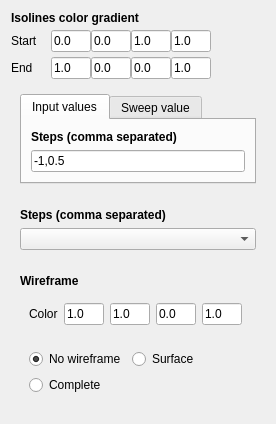
<?xml version="1.0" encoding="UTF-8"?>
<ui version="4.0">
 <class>IsosurfaceRendererConfig</class>
 <widget class="QWidget" name="IsosurfaceRendererConfig">
  <property name="geometry">
   <rect>
    <x>0</x>
    <y>0</y>
    <width>276</width>
    <height>399</height>
   </rect>
  </property>
  <property name="windowTitle">
   <string>Form</string>
  </property>
  <layout class="QVBoxLayout" name="verticalLayout_5">
   <item>
    <widget class="QWidget" name="widget_4" native="true">
     <property name="sizePolicy">
      <sizepolicy hsizetype="Fixed" vsizetype="Fixed">
       <horstretch>0</horstretch>
       <verstretch>0</verstretch>
      </sizepolicy>
     </property>
     <layout class="QVBoxLayout" name="verticalLayout_3">
      <property name="spacing">
       <number>5</number>
      </property>
      <property name="leftMargin">
       <number>0</number>
      </property>
      <property name="topMargin">
       <number>0</number>
      </property>
      <property name="rightMargin">
       <number>0</number>
      </property>
      <property name="bottomMargin">
       <number>0</number>
      </property>
      <item>
       <widget class="QLabel" name="label_8">
        <property name="sizePolicy">
         <sizepolicy hsizetype="Fixed" vsizetype="Fixed">
          <horstretch>0</horstretch>
          <verstretch>0</verstretch>
         </sizepolicy>
        </property>
        <property name="font">
         <font>
          <weight>75</weight>
          <bold>true</bold>
         </font>
        </property>
        <property name="text">
         <string>Isolines color gradient</string>
        </property>
       </widget>
      </item>
      <item>
       <widget class="QFrame" name="frame_2">
        <property name="sizePolicy">
         <sizepolicy hsizetype="Fixed" vsizetype="Fixed">
          <horstretch>0</horstretch>
          <verstretch>0</verstretch>
         </sizepolicy>
        </property>
        <property name="frameShadow">
         <enum>QFrame::Raised</enum>
        </property>
        <layout class="QHBoxLayout" name="horizontalLayout_5">
         <property name="spacing">
          <number>0</number>
         </property>
         <property name="leftMargin">
          <number>0</number>
         </property>
         <property name="topMargin">
          <number>0</number>
         </property>
         <property name="rightMargin">
          <number>0</number>
         </property>
         <property name="bottomMargin">
          <number>0</number>
         </property>
         <item>
          <widget class="QLabel" name="label_6">
           <property name="sizePolicy">
            <sizepolicy hsizetype="Fixed" vsizetype="Preferred">
             <horstretch>0</horstretch>
             <verstretch>0</verstretch>
            </sizepolicy>
           </property>
           <property name="minimumSize">
            <size>
             <width>40</width>
             <height>0</height>
            </size>
           </property>
           <property name="maximumSize">
            <size>
             <width>40</width>
             <height>16777215</height>
            </size>
           </property>
           <property name="text">
            <string>Start</string>
           </property>
          </widget>
         </item>
         <item>
          <widget class="QLineEdit" name="lineEdit_gs_r">
           <property name="sizePolicy">
            <sizepolicy hsizetype="Fixed" vsizetype="Fixed">
             <horstretch>0</horstretch>
             <verstretch>0</verstretch>
            </sizepolicy>
           </property>
           <property name="maximumSize">
            <size>
             <width>40</width>
             <height>16777215</height>
            </size>
           </property>
           <property name="text">
            <string>0.0</string>
           </property>
          </widget>
         </item>
         <item>
          <widget class="QLineEdit" name="lineEdit_gs_g">
           <property name="sizePolicy">
            <sizepolicy hsizetype="Fixed" vsizetype="Fixed">
             <horstretch>0</horstretch>
             <verstretch>0</verstretch>
            </sizepolicy>
           </property>
           <property name="maximumSize">
            <size>
             <width>40</width>
             <height>16777215</height>
            </size>
           </property>
           <property name="text">
            <string>0.0</string>
           </property>
          </widget>
         </item>
         <item>
          <widget class="QLineEdit" name="lineEdit_gs_b">
           <property name="sizePolicy">
            <sizepolicy hsizetype="Fixed" vsizetype="Fixed">
             <horstretch>0</horstretch>
             <verstretch>0</verstretch>
            </sizepolicy>
           </property>
           <property name="maximumSize">
            <size>
             <width>40</width>
             <height>16777215</height>
            </size>
           </property>
           <property name="text">
            <string>1.0</string>
           </property>
          </widget>
         </item>
         <item>
          <widget class="QLineEdit" name="lineEdit_gs_a">
           <property name="sizePolicy">
            <sizepolicy hsizetype="Fixed" vsizetype="Fixed">
             <horstretch>0</horstretch>
             <verstretch>0</verstretch>
            </sizepolicy>
           </property>
           <property name="maximumSize">
            <size>
             <width>40</width>
             <height>16777215</height>
            </size>
           </property>
           <property name="text">
            <string>1.0</string>
           </property>
          </widget>
         </item>
        </layout>
       </widget>
      </item>
      <item>
       <widget class="QWidget" name="widget_5" native="true">
        <property name="sizePolicy">
         <sizepolicy hsizetype="Fixed" vsizetype="Fixed">
          <horstretch>0</horstretch>
          <verstretch>0</verstretch>
         </sizepolicy>
        </property>
        <layout class="QHBoxLayout" name="horizontalLayout_3">
         <property name="spacing">
          <number>0</number>
         </property>
         <property name="leftMargin">
          <number>0</number>
         </property>
         <property name="topMargin">
          <number>0</number>
         </property>
         <property name="rightMargin">
          <number>0</number>
         </property>
         <property name="bottomMargin">
          <number>0</number>
         </property>
         <item>
          <widget class="QLabel" name="label_9">
           <property name="sizePolicy">
            <sizepolicy hsizetype="Fixed" vsizetype="Preferred">
             <horstretch>0</horstretch>
             <verstretch>0</verstretch>
            </sizepolicy>
           </property>
           <property name="minimumSize">
            <size>
             <width>40</width>
             <height>0</height>
            </size>
           </property>
           <property name="text">
            <string>End</string>
           </property>
          </widget>
         </item>
         <item>
          <widget class="QLineEdit" name="lineEdit_ge_r">
           <property name="sizePolicy">
            <sizepolicy hsizetype="Fixed" vsizetype="Fixed">
             <horstretch>0</horstretch>
             <verstretch>0</verstretch>
            </sizepolicy>
           </property>
           <property name="maximumSize">
            <size>
             <width>40</width>
             <height>16777215</height>
            </size>
           </property>
           <property name="text">
            <string>1.0</string>
           </property>
          </widget>
         </item>
         <item>
          <widget class="QLineEdit" name="lineEdit_ge_g">
           <property name="sizePolicy">
            <sizepolicy hsizetype="Fixed" vsizetype="Fixed">
             <horstretch>0</horstretch>
             <verstretch>0</verstretch>
            </sizepolicy>
           </property>
           <property name="maximumSize">
            <size>
             <width>40</width>
             <height>16777215</height>
            </size>
           </property>
           <property name="text">
            <string>0.0</string>
           </property>
          </widget>
         </item>
         <item>
          <widget class="QLineEdit" name="lineEdit_ge_b">
           <property name="sizePolicy">
            <sizepolicy hsizetype="Fixed" vsizetype="Fixed">
             <horstretch>0</horstretch>
             <verstretch>0</verstretch>
            </sizepolicy>
           </property>
           <property name="maximumSize">
            <size>
             <width>40</width>
             <height>16777215</height>
            </size>
           </property>
           <property name="text">
            <string>0.0</string>
           </property>
          </widget>
         </item>
         <item>
          <widget class="QLineEdit" name="lineEdit_ge_a">
           <property name="sizePolicy">
            <sizepolicy hsizetype="Fixed" vsizetype="Fixed">
             <horstretch>0</horstretch>
             <verstretch>0</verstretch>
            </sizepolicy>
           </property>
           <property name="maximumSize">
            <size>
             <width>40</width>
             <height>16777215</height>
            </size>
           </property>
           <property name="text">
            <string>1.0</string>
           </property>
          </widget>
         </item>
        </layout>
       </widget>
      </item>
     </layout>
    </widget>
   </item>
   <item>
    <widget class="QWidget" name="widget" native="true">
     <layout class="QVBoxLayout" name="verticalLayout_2">
      <item>
       <widget class="QTabWidget" name="tabWidget_input_type">
        <property name="sizePolicy">
         <sizepolicy hsizetype="Preferred" vsizetype="Preferred">
          <horstretch>0</horstretch>
          <verstretch>0</verstretch>
         </sizepolicy>
        </property>
        <property name="tabShape">
         <enum>QTabWidget::Rounded</enum>
        </property>
        <property name="currentIndex">
         <number>0</number>
        </property>
        <widget class="QWidget" name="tab_input_values">
         <property name="enabled">
          <bool>true</bool>
         </property>
         <property name="sizePolicy">
          <sizepolicy hsizetype="Maximum" vsizetype="Preferred">
           <horstretch>0</horstretch>
           <verstretch>0</verstretch>
          </sizepolicy>
         </property>
         <attribute name="title">
          <string>Input values</string>
         </attribute>
         <layout class="QVBoxLayout" name="verticalLayout_6">
          <item>
           <widget class="QWidget" name="widget_2" native="true">
            <property name="sizePolicy">
             <sizepolicy hsizetype="Preferred" vsizetype="Maximum">
              <horstretch>0</horstretch>
              <verstretch>0</verstretch>
             </sizepolicy>
            </property>
            <layout class="QVBoxLayout" name="verticalLayout_7">
             <property name="spacing">
              <number>6</number>
             </property>
             <property name="leftMargin">
              <number>0</number>
             </property>
             <property name="topMargin">
              <number>0</number>
             </property>
             <property name="rightMargin">
              <number>0</number>
             </property>
             <property name="bottomMargin">
              <number>0</number>
             </property>
             <item>
              <widget class="QLabel" name="label_10">
               <property name="sizePolicy">
                <sizepolicy hsizetype="Maximum" vsizetype="Maximum">
                 <horstretch>0</horstretch>
                 <verstretch>0</verstretch>
                </sizepolicy>
               </property>
               <property name="font">
                <font>
                 <weight>75</weight>
                 <bold>true</bold>
                </font>
               </property>
               <property name="text">
                <string>Steps (comma separated)</string>
               </property>
              </widget>
             </item>
             <item>
              <widget class="QLineEdit" name="lineEdit_steps">
               <property name="text">
                <string>-1,0.5</string>
               </property>
              </widget>
             </item>
            </layout>
           </widget>
          </item>
         </layout>
        </widget>
        <widget class="QWidget" name="tab_sweep_value">
         <attribute name="title">
          <string>Sweep value</string>
         </attribute>
         <layout class="QVBoxLayout" name="verticalLayout_8">
          <item>
           <widget class="QSlider" name="horizontalSlider_sweep_value">
            <property name="sizePolicy">
             <sizepolicy hsizetype="Minimum" vsizetype="Fixed">
              <horstretch>0</horstretch>
              <verstretch>0</verstretch>
             </sizepolicy>
            </property>
            <property name="maximum">
             <number>100</number>
            </property>
            <property name="orientation">
             <enum>Qt::Horizontal</enum>
            </property>
           </widget>
          </item>
          <item>
           <widget class="QLabel" name="label_sweep_value">
            <property name="text">
             <string>TextLabel</string>
            </property>
            <property name="alignment">
             <set>Qt::AlignCenter</set>
            </property>
           </widget>
          </item>
         </layout>
        </widget>
       </widget>
      </item>
     </layout>
    </widget>
   </item>
   <item>
    <widget class="QWidget" name="widget_1" native="true">
     <property name="sizePolicy">
      <sizepolicy hsizetype="Minimum" vsizetype="Maximum">
       <horstretch>0</horstretch>
       <verstretch>0</verstretch>
      </sizepolicy>
     </property>
     <layout class="QVBoxLayout" name="verticalLayout" stretch="0,0">
      <property name="leftMargin">
       <number>9</number>
      </property>
      <property name="topMargin">
       <number>9</number>
      </property>
      <property name="rightMargin">
       <number>9</number>
      </property>
      <property name="bottomMargin">
       <number>9</number>
      </property>
      <item>
       <widget class="QLabel" name="label_12">
        <property name="sizePolicy">
         <sizepolicy hsizetype="Maximum" vsizetype="Maximum">
          <horstretch>0</horstretch>
          <verstretch>0</verstretch>
         </sizepolicy>
        </property>
        <property name="font">
         <font>
          <weight>75</weight>
          <bold>true</bold>
         </font>
        </property>
        <property name="text">
         <string>Steps (comma separated)</string>
        </property>
       </widget>
      </item>
      <item>
       <widget class="QComboBox" name="comboBox_prop_select"/>
      </item>
     </layout>
    </widget>
   </item>
   <item>
    <widget class="QWidget" name="widget_3" native="true">
     <property name="sizePolicy">
      <sizepolicy hsizetype="Maximum" vsizetype="Maximum">
       <horstretch>0</horstretch>
       <verstretch>0</verstretch>
      </sizepolicy>
     </property>
     <layout class="QVBoxLayout" name="verticalLayout_4">
      <item>
       <widget class="QLabel" name="label_11">
        <property name="sizePolicy">
         <sizepolicy hsizetype="Maximum" vsizetype="Maximum">
          <horstretch>0</horstretch>
          <verstretch>0</verstretch>
         </sizepolicy>
        </property>
        <property name="font">
         <font>
          <weight>75</weight>
          <bold>true</bold>
         </font>
        </property>
        <property name="text">
         <string>Wireframe</string>
        </property>
       </widget>
      </item>
      <item>
       <widget class="QWidget" name="widget_6" native="true">
        <property name="sizePolicy">
         <sizepolicy hsizetype="Maximum" vsizetype="Maximum">
          <horstretch>0</horstretch>
          <verstretch>0</verstretch>
         </sizepolicy>
        </property>
        <layout class="QHBoxLayout" name="horizontalLayout_2">
         <item>
          <widget class="QLabel" name="label">
           <property name="text">
            <string>Color</string>
           </property>
          </widget>
         </item>
         <item>
          <widget class="QLineEdit" name="lineEdit_wf_r">
           <property name="sizePolicy">
            <sizepolicy hsizetype="Fixed" vsizetype="Fixed">
             <horstretch>0</horstretch>
             <verstretch>0</verstretch>
            </sizepolicy>
           </property>
           <property name="maximumSize">
            <size>
             <width>40</width>
             <height>16777215</height>
            </size>
           </property>
           <property name="text">
            <string>1.0</string>
           </property>
          </widget>
         </item>
         <item>
          <widget class="QLineEdit" name="lineEdit_wf_g">
           <property name="sizePolicy">
            <sizepolicy hsizetype="Fixed" vsizetype="Fixed">
             <horstretch>0</horstretch>
             <verstretch>0</verstretch>
            </sizepolicy>
           </property>
           <property name="maximumSize">
            <size>
             <width>40</width>
             <height>16777215</height>
            </size>
           </property>
           <property name="text">
            <string>1.0</string>
           </property>
          </widget>
         </item>
         <item>
          <widget class="QLineEdit" name="lineEdit_wf_b">
           <property name="sizePolicy">
            <sizepolicy hsizetype="Fixed" vsizetype="Fixed">
             <horstretch>0</horstretch>
             <verstretch>0</verstretch>
            </sizepolicy>
           </property>
           <property name="maximumSize">
            <size>
             <width>40</width>
             <height>16777215</height>
            </size>
           </property>
           <property name="text">
            <string>0.0</string>
           </property>
          </widget>
         </item>
         <item>
          <widget class="QLineEdit" name="lineEdit_wf_a">
           <property name="sizePolicy">
            <sizepolicy hsizetype="Fixed" vsizetype="Fixed">
             <horstretch>0</horstretch>
             <verstretch>0</verstretch>
            </sizepolicy>
           </property>
           <property name="maximumSize">
            <size>
             <width>40</width>
             <height>16777215</height>
            </size>
           </property>
           <property name="text">
            <string>1.0</string>
           </property>
          </widget>
         </item>
        </layout>
       </widget>
      </item>
      <item>
       <widget class="QWidget" name="widget_7" native="true">
        <property name="sizePolicy">
         <sizepolicy hsizetype="Maximum" vsizetype="Maximum">
          <horstretch>0</horstretch>
          <verstretch>0</verstretch>
         </sizepolicy>
        </property>
        <layout class="QGridLayout" name="gridLayout">
         <item row="0" column="0">
          <widget class="QRadioButton" name="radioButton_wf_no">
           <property name="text">
            <string>No wireframe</string>
           </property>
           <property name="checked">
            <bool>true</bool>
           </property>
          </widget>
         </item>
         <item row="0" column="1">
          <widget class="QRadioButton" name="radioButton_wf_surface">
           <property name="text">
            <string>Surface</string>
           </property>
          </widget>
         </item>
         <item row="1" column="0">
          <widget class="QRadioButton" name="radioButton_wf_complete">
           <property name="text">
            <string>Complete</string>
           </property>
          </widget>
         </item>
        </layout>
       </widget>
      </item>
     </layout>
    </widget>
   </item>
  </layout>
 </widget>
 <resources/>
 <connections/>
</ui>
